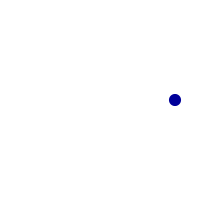
Frame 1 (no input)
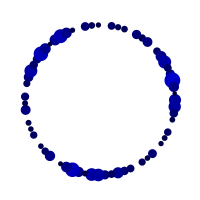
Frame 60 (the mouse pressed at the canvas centre just before this capture)
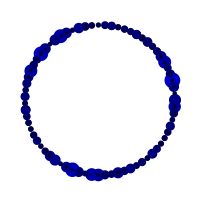
Frame 120 (the mouse held since frame 60 and released just before this capture)

The Processing sketch that drew these frames (run headless with seeded random() and noise(); from frame 60 on, the mouse is pressed at the canvas centre):

// Processing sketch: spiralExample
// ── spiralExample.pde
// A polar coordinate
float r = 75;
float theta = 0.0;
float circleSize = 0.0;
float blue = 0.0;
float increment = 0.1;

void setup()
{
  size(200, 200);
  background(255);
}

void draw()
{
  float s = noise(circleSize) * 20;
  float b = noise(blue) * 255;
  float x = r * cos(theta);
  float y = r * sin(theta);

  // Applying noise
  circleSize += increment;
  blue += increment;

  noStroke();
  fill(0, 0, b);
  ellipse(x + width/2, y + height/2, s, s);

  // Increment the angle
  theta += 180;

  // Increment the spiral
  //r += 0.05;
}
